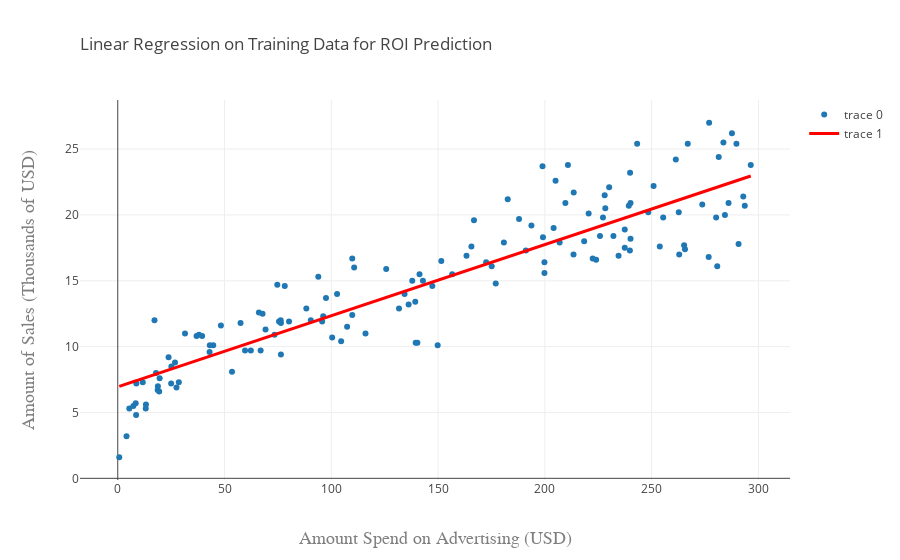

Notebook code for this chart:
### Code cell
# Create a trace
trace0 = go.Scatter(
    x = x_train,
    y = y_train,
    mode = 'markers'
)
# regr = linear_model.LinearRegression()
# regr.fit(x_train, y_train)
# print('Coefficients: \n', regr.coef_)
trace1 = go.Scatter(x=x_train, 
                y=6.948 + 0.054*x_train,
                mode='lines',
                line=dict(color='red', width=3)
                )
layout = go.Layout(
    title=go.layout.Title(
        text='Linear Regression on Training Data for ROI Prediction',
        xref='paper',
        x=0
    ),
    xaxis=go.layout.XAxis(
        title=go.layout.xaxis.Title(
            text='Amount Spend on Advertising (USD)',
            font=dict(
                family='Courier New, monospace',
                size=18,
                color='#7f7f7f'
            )
        )
    ),
    yaxis=go.layout.YAxis(
        title=go.layout.yaxis.Title(
            text='Amount of Sales (Thousands of USD)',
            font=dict(
                family='Courier New, monospace',
                size=18,
                color='#7f7f7f'
            )
        )
    )
)
data = [trace0, trace1]
fig = go.Figure(data=data, layout=layout)
# Plot and embed in ipython notebook!
iplot(fig, filename='basic-scatter')
# pio.write_image(data, filename='basic-scatter')

### Figure 1 — Plotly figure (JSON) as saved in the notebook; plotly's stock layout.template omitted (floating-point values rounded to 4 significant figures; data arrays with more than 128 entries replaced by an {"elided": "..."} marker saying what was removed)
{"data": [{"mode": "markers", "type": "scatter", "uid": "ab7d41ea-889f-490c-ae87-6e1b93c78477", "x": {"elided": "140 float values"}, "y": {"elided": "140 float values"}}, {"line": {"color": "red", "width": 3}, "mode": "lines", "type": "scatter", "uid": "8cfc234a-6a65-4759-ac73-94a2bc357e30", "x": {"elided": "140 float values"}, "y": {"elided": "140 float values"}}], "layout": {"autosize": true, "title": {"text": "Linear Regression on Training Data for ROI Prediction", "x": 0, "xref": "paper"}, "xaxis": {"autorange": true, "range": [-17.49, 314.6], "title": {"font": {"color": "#7f7f7f", "family": "Courier New, monospace", "size": 18}, "text": "Amount Spend on Advertising (USD)"}, "type": "linear"}, "yaxis": {"autorange": true, "range": [-0.2605, 28.86], "title": {"font": {"color": "#7f7f7f", "family": "Courier New, monospace", "size": 18}, "text": "Amount of Sales (Thousands of USD)"}, "type": "linear"}}}
